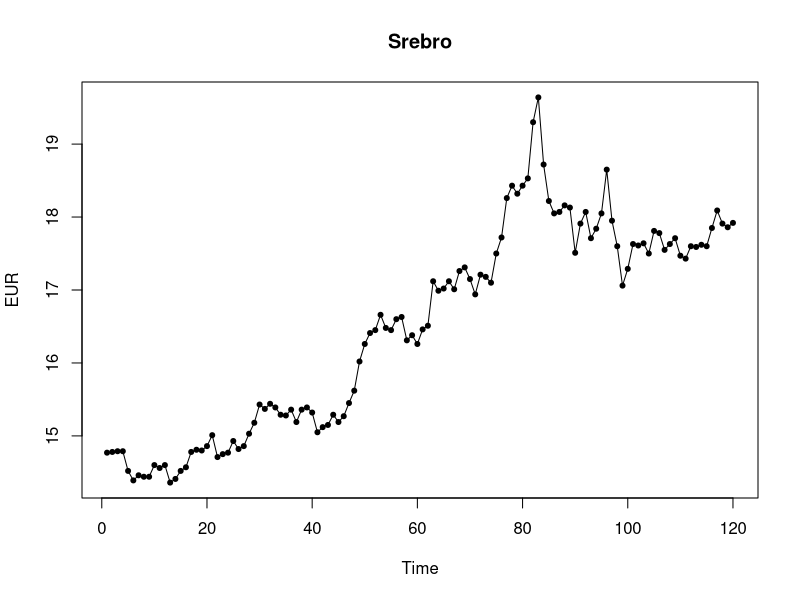
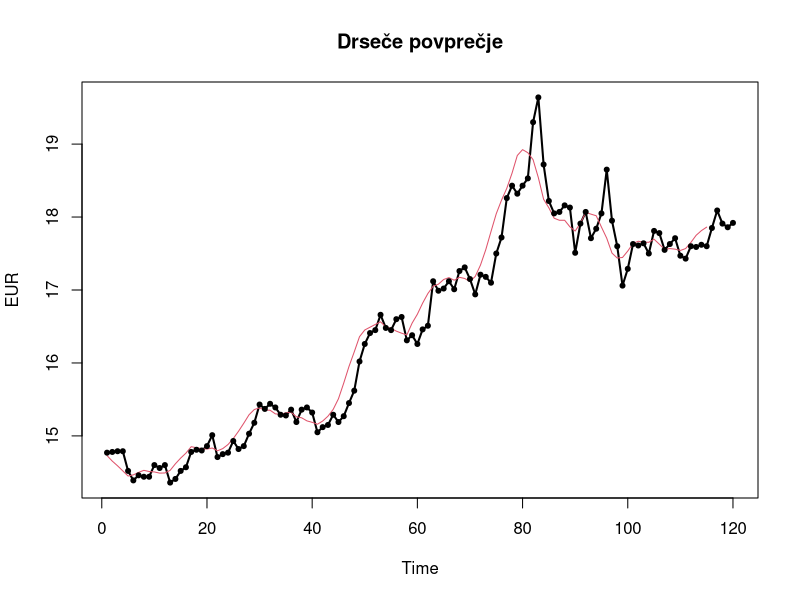
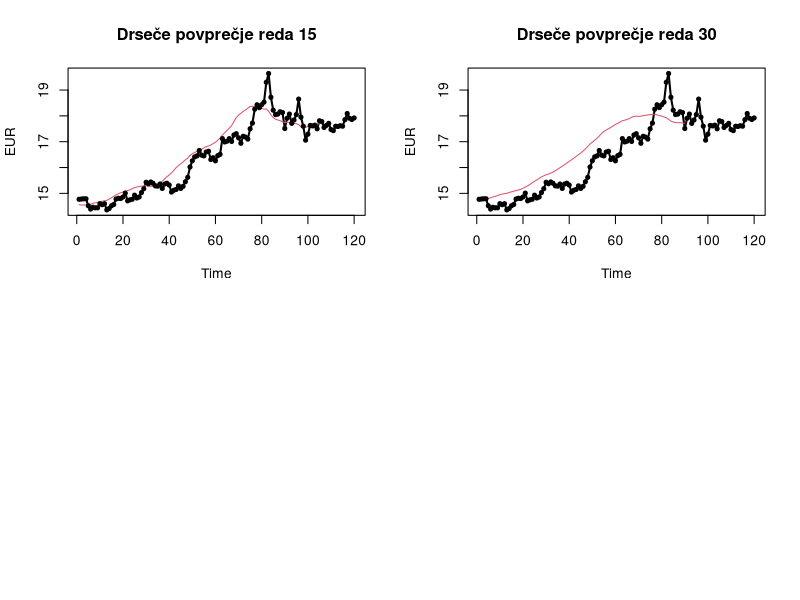
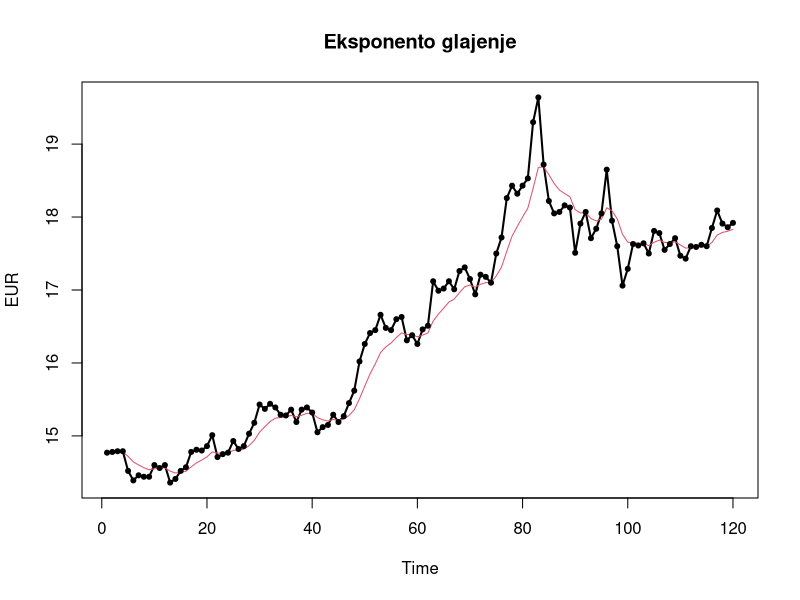

The R source for these figures, in order:
library(ggplot2)
### 1. naloga

# a)

podatki <- read.csv('srebro19.csv')

podatki <- podatki[120:1,]
podatki <- podatki[c(5)]
podatki$Close <- as.numeric(gsub("\\$", "", podatki$Close))

# b)

casovna_vrsta <- ts(podatki)
srebro_graf <- ts.plot(casovna_vrsta, xlab = "Time", ylab = "EUR", main = "Srebro")
points(casovna_vrsta, pch = 20)

### 2. naloga

# a) 
G <- function(vrsta, k) {
  len <- length(vrsta)
  glajenje <- c()
  for (i in 1:(len-k)) {
    glajenje[i] <- sum(vrsta[i:(k+i-1)])/k
  }
  zglajena_vrsta <- ts(glajenje)
  return(zglajena_vrsta)
}

# b)

glajenje5 <- G(casovna_vrsta, 5)
len <- length(casovna_vrsta)
napoved5 <- sum(casovna_vrsta[(len-5+1):len])/5

# c)

graf_zglajeno <- ts.plot(casovna_vrsta, glajenje5, xlab = "Time", ylab = "EUR", main="Drseče povprečje",lwd=2:1,col=1:10)
points(casovna_vrsta, pch = 20)

# d)
MSE <- function(vrsta, zglajena_vrsta, k) {
  T <- length(vrsta)
  delna_vsota <- 0
  for (i in (k+1): T) {
    delna_vsota <- delna_vsota + (vrsta[i] - zglajena_vrsta[i-k])^2
  }
  napaka <- (1/(T-k))*delna_vsota
  return(napaka)
}

MSE5 <- MSE(casovna_vrsta, glajenje5, 5)

# e)
glajenje15 <- G(casovna_vrsta, 15)
glajenje30 <- G(casovna_vrsta, 30)

napoved15 <- sum(casovna_vrsta[(len-15+1):len])/15
napoved30 <- sum(casovna_vrsta[(len-30+1):len])/30

MSE15 <- MSE(casovna_vrsta, glajenje15, 15)
MSE30 <- MSE(casovna_vrsta, glajenje30, 30)

par(mfrow = (c(2,2)))
graf_zglajeno15 <- ts.plot(casovna_vrsta, glajenje15, xlab = "Time", ylab = "EUR", main="Drseče povprečje reda 15",lwd=2:1,col=1:10)
points(casovna_vrsta, pch = 20)
graf_zglajeno30 <- ts.plot(casovna_vrsta, glajenje30, xlab = "Time", ylab = "EUR", main="Drseče povprečje reda 30",lwd=2:1,col=1:10)
points(casovna_vrsta, pch = 20)


### 3. naloga

# a)

EG <- function(vrsta, alpha) {
  glajena_vrsta <- c(vrsta[1])
  dolzina <- length(vrsta)
  for (i in 2:dolzina) {
    glajena_vrsta[i] <- alpha*vrsta[i] + (1-alpha)*glajena_vrsta[i-1]
  }
  return(ts(glajena_vrsta))
}


# b)
par(mfrow=(c(1,1)))
izbrani_alpha = 0.23

eks_glajeno <- EG(casovna_vrsta, izbrani_alpha)
graf_eks_glajeno<- ts.plot(casovna_vrsta, eks_glajeno, xlab = "Time", ylab = "EUR", main="Eksponento glajenje",lwd=2:1,col=1:10)
points(casovna_vrsta, pch = 20)
